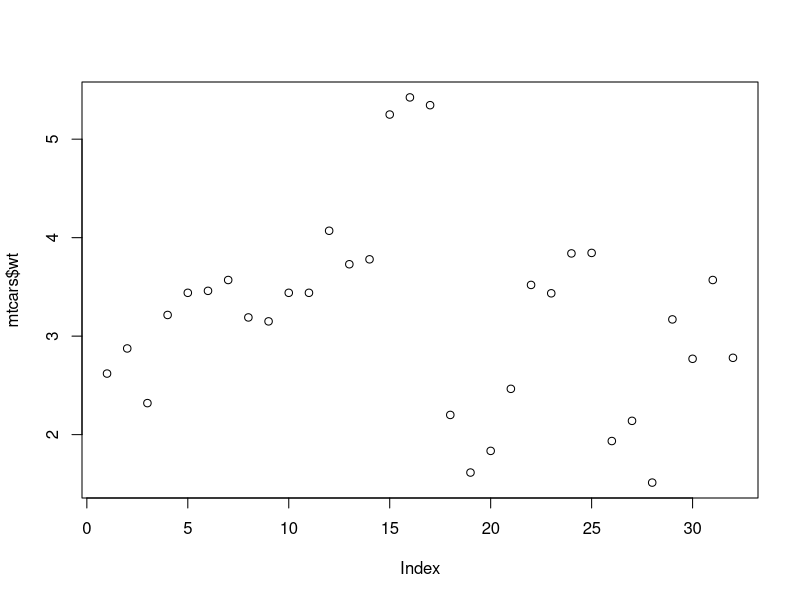
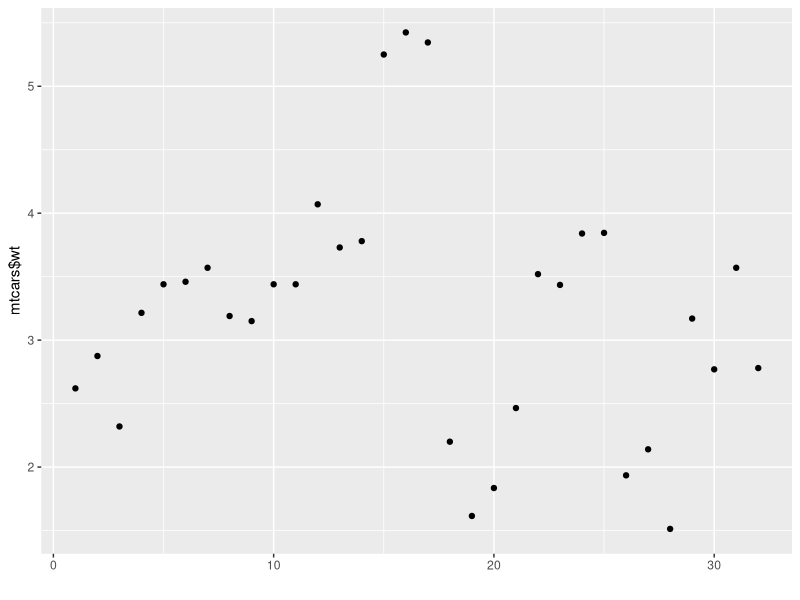
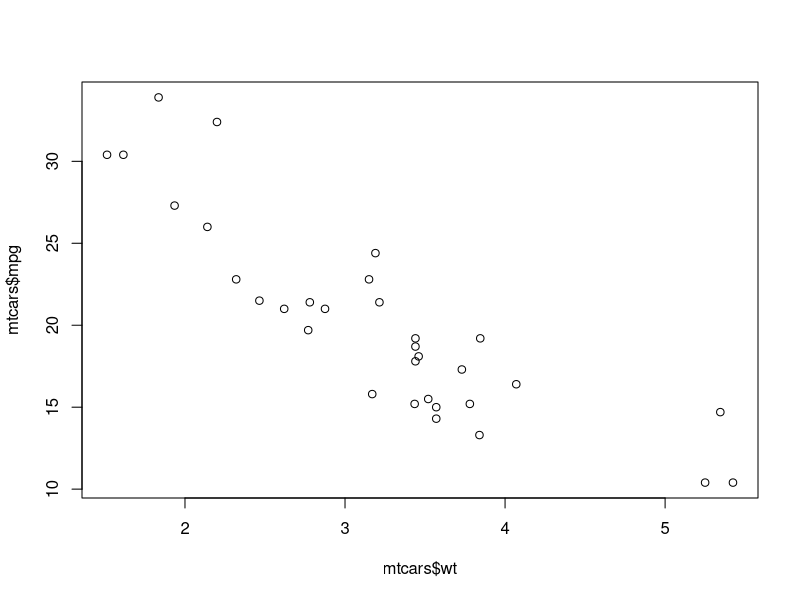
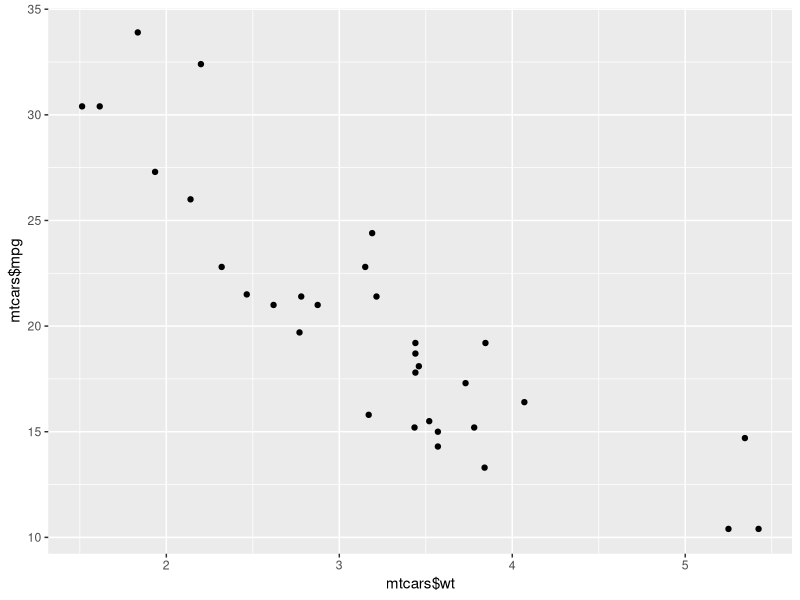
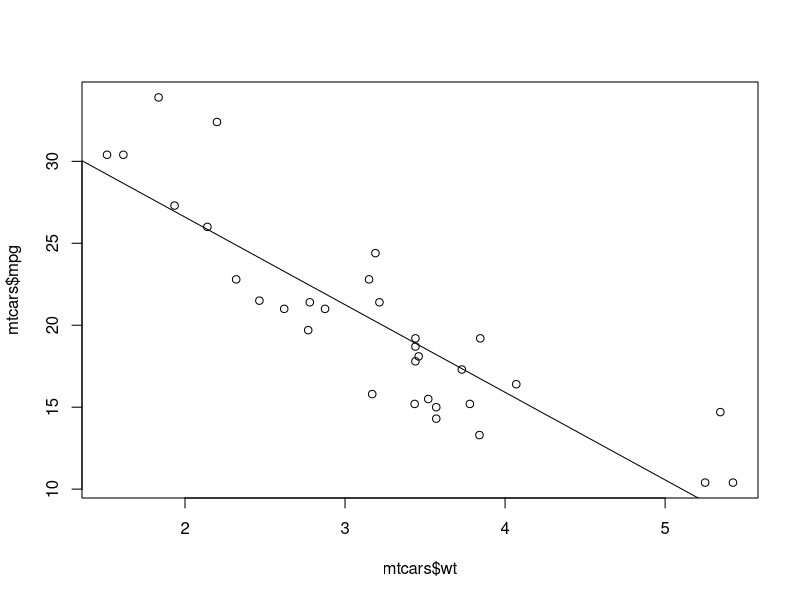
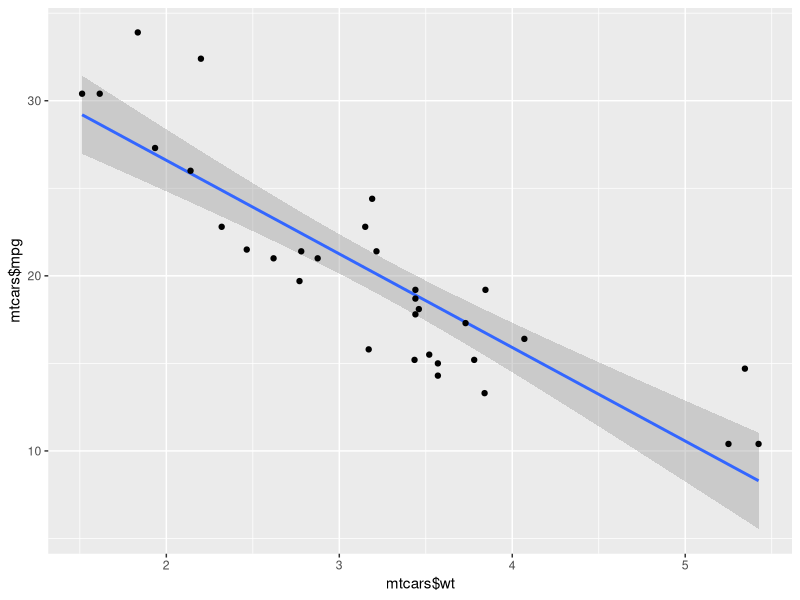
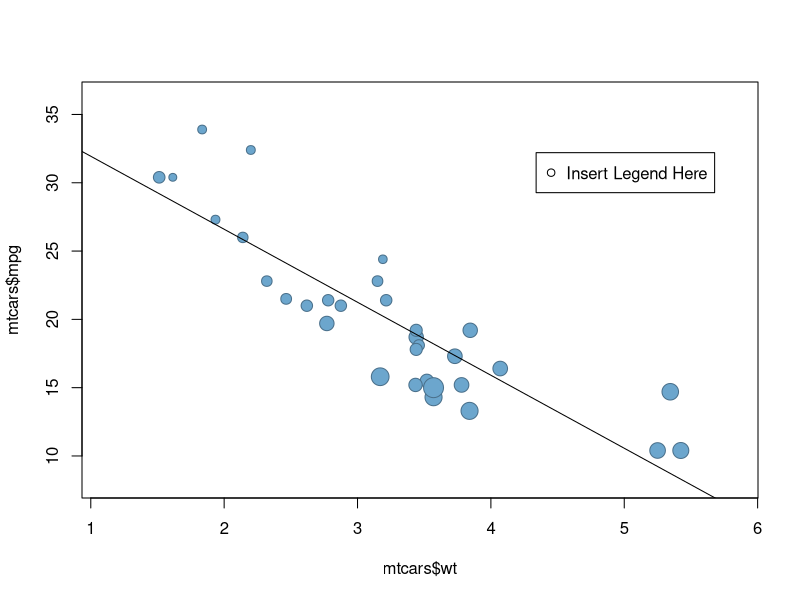
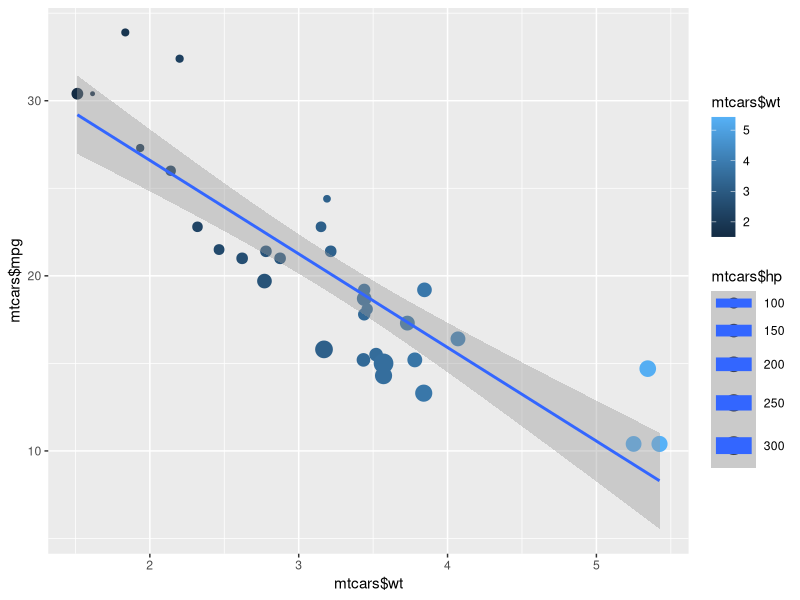

These charts were generated, in order, by the following R code:
if (!require("ggplot2")) {
install.packages("ggplot2")
library(ggplot2)
}


#Using the mtcars dataset 
summary(mtcars)


#Comparing plots from base R to GGPLOT2
########################################################################

pdf(file="C:\\Users\\bluntrm\\Desktop\\R Graphic Examples.pdf")
par(mfrow=c(1,1))



#Examples using qplot() - quick plot 

#Scatterplot (Y only)
plot(mtcars$wt)   
qplot(y = mtcars$wt) 


#Scatterplot  (X and Y)
plot(mtcars$wt, mtcars$mpg)
qplot(mtcars$wt, mtcars$mpg)



#Scatterplot  (X and Y with Linear Regression)
plot(mtcars$wt, mtcars$mpg)
abline(lm(mtcars$mpg~mtcars$wt)) #plot formula for lm()

qplot(mtcars$wt, mtcars$mpg, geom=c("smooth","point"), method=lm) #specify smooth (line) and point.



#Bubble plot
radi<-sqrt(mtcars$hp/pi)  #set proportions for third scaler
symbols(mtcars$wt,mtcars$mpg, circles=radi,   #Plot shapes
      inches=0.1, fg="sky blue4", bg="sky blue3")    
abline(lm(mtcars$mpg~mtcars$wt))
legend(max(mtcars$wt)*.8, (max(mtcars$mpg))*.95, "Insert Legend Here", pch=1)


qplot(mtcars$wt, mtcars$mpg, geom=c("point", "smooth"), method=lm, 
     colour = mtcars$wt,  #Scale by color
     size= mtcars$hp)  #scale by shape



#Faceted scatter plot
qplot(mpg, wt, data=mtcars, facets=vs ~ am) #Must specify data= to use facets




#ggplot() Examples - building with layers
##############################################################
     
#Dot Plot 
mtcars2<-cbind(names=row.names(mtcars),mtcars) #Moving dataframe row names into a vector for plotting


     #Mpg and Names 
ggplot(mtcars2, aes(x=mpg, y=names)) +     
     geom_point(size=3)  #geoms are the basic layer for a plot.
     
     #Mpg and Wt
ggplot(mtcars2, aes(x=mpg, y=wt)) +     
     geom_point(size=3)  

     #Mpg, names and weight
ggplot(mtcars2, aes(x=mpg, y=reorder(names,wt))) +     #reorder() sorts a categorical variable by a numerical variable
     geom_point(size=3) 

     #Adding facets
ggplot(mtcars2, aes(x=mpg, y=reorder(names,wt))) +    
     geom_point(size=3) +
     facet_grid(vs ~ am , scales="free_y", space="free_y") #as opposed to fixed or free_x


     
dev.off()


